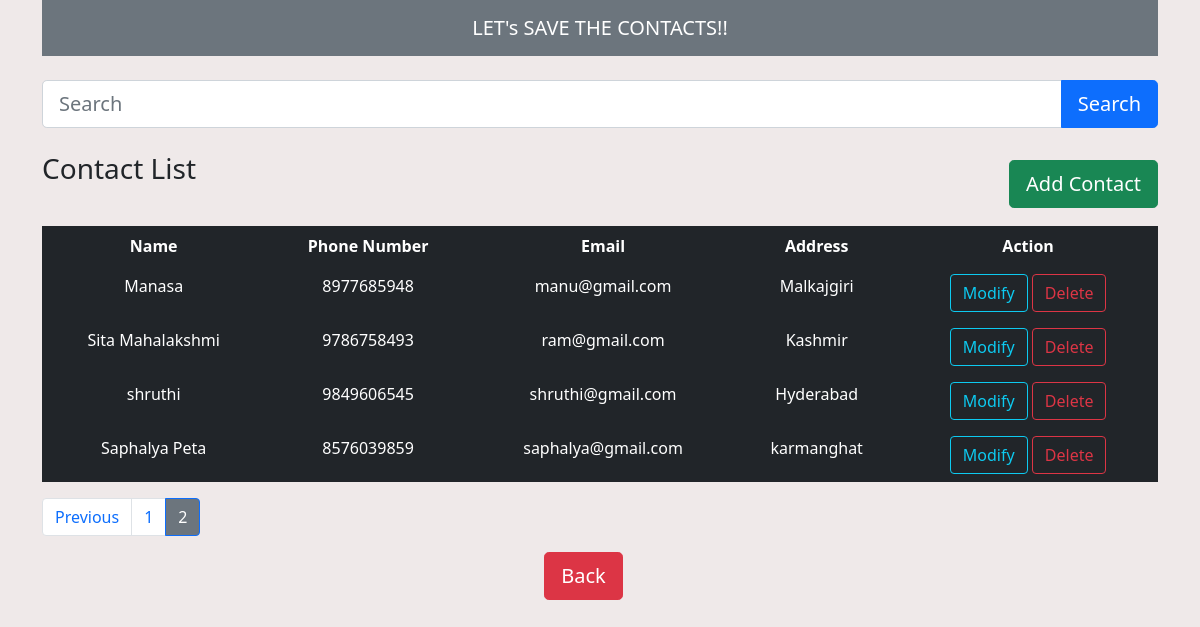
/home/, run on the app's committed database.
### main/models.py (models this page shows, shortened)
class Contact(models.Model):
    name=models.CharField(max_length=100)
    phno=models.BigIntegerField()
    email=models.CharField(max_length=50)
    address=models.TextField()

### main/views.py (the view)
# urls.py: path('home/',views.home,name='home'),
def home(request):
    data=Contact.objects.all()
    if 'q' in request.GET:
        q=request.GET['q']
        data=Contact.objects.filter(Q(name__icontains=q)|Q(phno__icontains=q)|Q(email__icontains=q))
    paginator=Paginator(data,10)
    page_number=request.GET.get('page',10)
    data=paginator.get_page(page_number)
    return render(request,'home.html',{'data':data})

### main/templates/home.html (shortened to what this page needs)
{% load static %}
<!DOCTYPE html>
<html lang="en">
<head>
    <link rel="stylesheet" href="{% static 'bootstrap.min.css' %}">
</head>
<body >
    <div class="colorful">
    <main class="container" >
        <nav class="navbar bg-secondary navbar-dark navbar-expand-lg" >
            <a href="" class="navbar-brand mx-auto" >LET's SAVE THE CONTACTS!!  </a>
        </nav>
        <form class="my-4" action="/home">
            <div class="input-group mb-3">
                <input type="text" name="q" class="form-control form-control-lg" placeholder="Search" />
                <button class="btn btn-primary btn-lg" type="submit" id="button-addon2">Search</button>
            </div>
        </form>
        <h3 class="my-3">Contact List <a href="/add-contact" class="float-end btn btn-lg btn-success mt-2">Add Contact</a></h3>
        <br>
        <table class="table table-borderless table-dark">
            <tr class="table-dark">
                <th>Name</th>
                <th>Phone Number </th>
                <th>Email</th>
                <th>Address</th>
                <th>Action</th>
            </tr>
            {% if data %}
                {% for contact in data %}
                <tr class="table-dark">
                    <td>{{contact.name}}</td>
                    <td>{{contact.phno}}</td>
                    <td>{{contact.email}}</td>
                    <td>{{contact.address}}</td>
                    <td>
                        <a href="/update-contact/{{contact.id}}" class="btn btn-outline-info   btm-sm">Modify</a>
                        <a onclick="return confirm('Are you sure you want to delete this data?')" href="/delete-contact/{{contact.id}}" class="btn btn-outline-danger btm-sm">Delete</a>
                    </td>
                </tr>
                {% endfor %}
            {% endif %}
        </table>
        <nav aria-label="...">
            <ul class="pagination">
                {% if data.has_previous %}
                <li class="page-item">
                    <a class="page-link" href="?page={{data.previous_page_number}}" tabindex="-1" aria-disabled="true">Previous</a>
                </li>
                {% endif %}
                {% for i in data.paginator.page_range %}
                    {% if data.number == i %}
                    <li class="page-item active" aria-current="page">
                        <a class="page-link bg-secondary" href="#">{{i}}</a>
                    </li>
                    {% else %}
                    <li class="page-item"><a class="page-link" href="?page={{i}}">{{i}}</a></li>
                    {% endif %}
                {% endfor %}
            </ul>
        </nav>
        <a href="/" class="btn btn-danger btn-lg" id="backbtn">Back</a>
    </main>
    </div>
</body>
</html>

### main/templates/home.html (style rules this page uses)
body { background-color: rgb(239, 233, 233) }
th,td { text-align: center; }
#backbtn { margin-left: 45%; }

### data on the page
Contact: name "Manasa", phno "8977685948", email "manu@gmail.com", address "Malkajgiri"
Contact: name "Sita Mahalakshmi", phno "9786758493", email "ram@gmail.com", address "Kashmir"
Contact: name "shruthi", phno "9849606545", email "shruthi@gmail.com", address "Hyderabad"
Contact: name "Saphalya Peta", phno "8576039859", email "saphalya@gmail.com", address "karmanghat"

### other printed values
{{ i }} "1"
{{ i }} "2"
